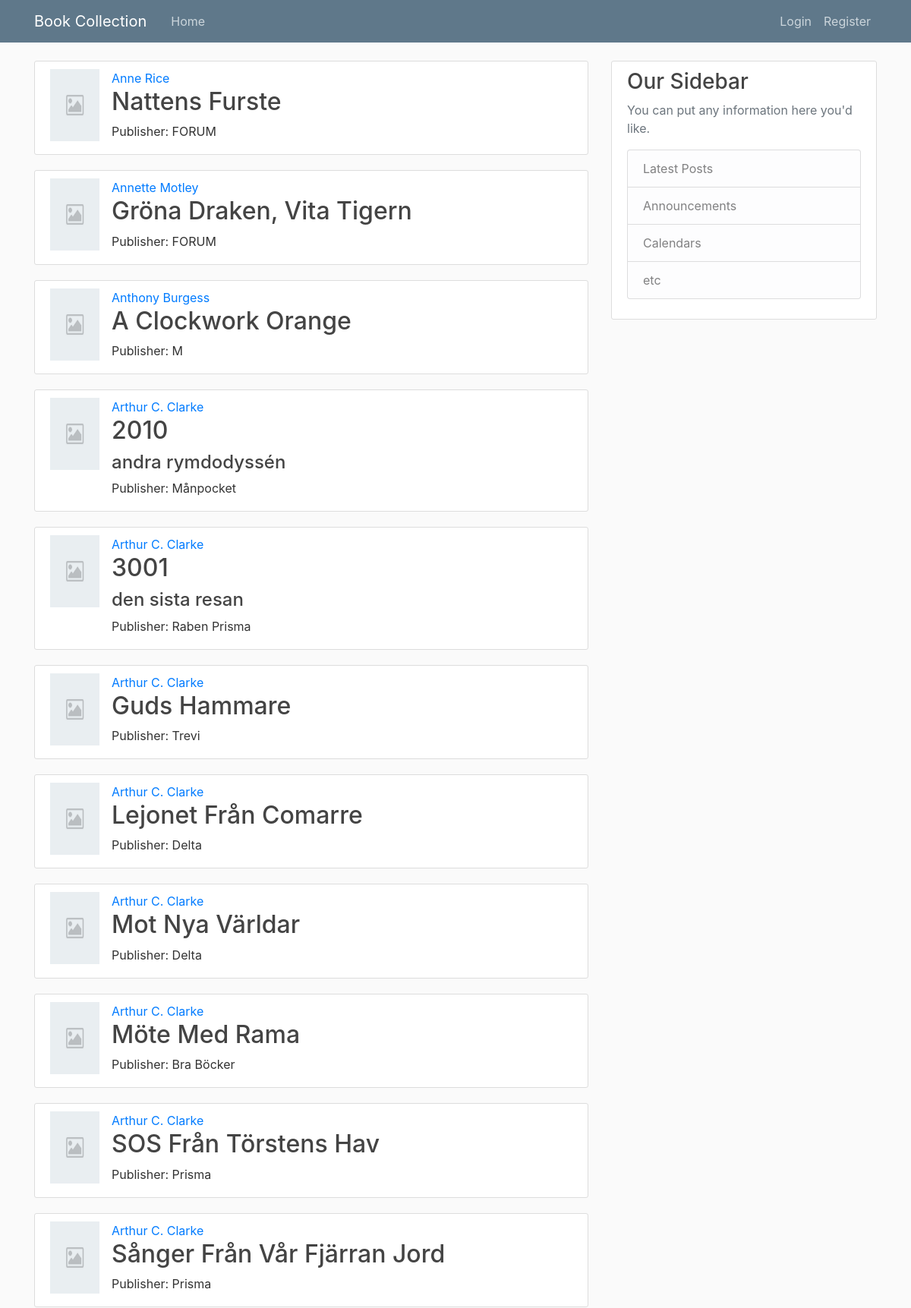
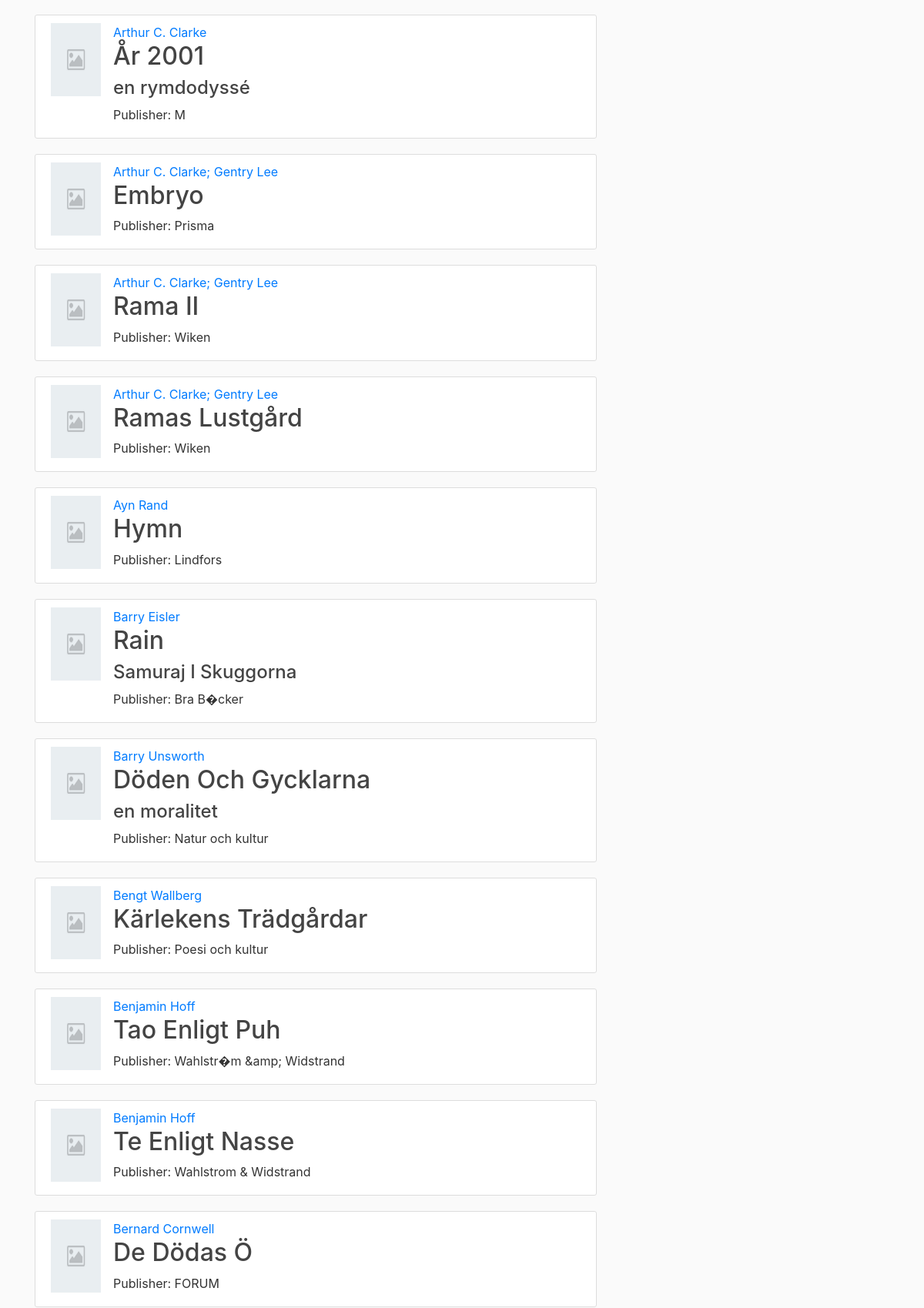
The page /home?page=2 (upper part) on the database its author committed (2 pictures, top to bottom).
### flask_collection/models.py (models this page shows, shortened)
class Book(db.Model):
    id = db.Column(db.Integer, primary_key=True)
    author = db.Column(db.String(50), nullable=False)
    title = db.Column(db.String(50), nullable=False)
    sub_title = db.Column(db.String(50))
    org_title = db.Column(db.String(50))
    org_sub_title = db.Column(db.String(50))
    volume = db.Column(db.Integer)
    publication_date = db.Column(db.DateTime)
    org_publication_year = db.Column(db.String(4))
    print_format = db.Column(db.String(20))
    pages = db.Column(db.Integer)
    publisher = db.Column(db.String(20))
    cover = db.Column(db.String(20), default='placeholder.png')
    language = db.Column(db.String(20))
    language_iso = db.Column(db.String(2))
    isbn_13 = db.Column(db.String(13))
    isbn_10 = db.Column(db.String(10))
    description = db.Column(db.Text)

### flask_collection/main/routes.py (the view)
@main.route('/')
@main.route('/home')
def home():
    page = request.args.get('page', 1, type=int)
    books = Book.query.order_by(Book.author.asc(), Book.title.asc())\
        .paginate(page=page, per_page=25)
    return render_template('home.html', books=books)

### flask_collection/templates/home.html (shortened to what this page needs)
{% extends "layout.html" %}
{% block content %}
    {% for book in books.items %}
        <article class="media content-section">
          <img class="article-img" src="{{ url_for('static', filename='cover_images/' + book.cover) }}" alt="{{ book.cover }}">
          <div class="media-body">
            <a class="mr-2" href="{{ url_for('books.books_by_author', author=book.author) }}">{{ book.author }}</a>
            <h2><a class="article-title" href="{{ url_for('books.view_book', book_id=book.id) }}">{{ book.title }}</a></h2>
            {% if book.sub_title %}
                <h4 class="article-subtitle">{{ book.sub_title }}</h4>
            {% endif %}
            <p class="article-publisher">Publisher: {{ book.publisher }}
            </p>
          </div>
        </article>
    {% endfor %}
{% endblock content %}

### flask_collection/static/main.css (style rules this page uses)
body { background: #fafafa; color: #333333; margin-top: 5rem; }
h1, h2, h3, h4, h5, h6 { color: #444444; }
.content-section { background: #ffffff; padding: 10px 20px; border: 1px solid #dddddd; border-radius: 3px; margin-bottom: 20px; }
.article-title { color: #444444; }
.article-img { height: 95px; width: 65px; margin-right: 16px; }
.article-publisher { margin-bottom: 4px; padding-bottom: 4px; }

### rows shown on the page
Book: cover (placeholder picture), author "Anne Rice", title "Nattens Furste", publisher "FORUM"
Book: cover (placeholder picture), author "Annette Motley", title "Gröna Draken, Vita Tigern", publisher "FORUM"
Book: cover (placeholder picture), author "Anthony Burgess", title "A Clockwork Orange", publisher "M"
Book: cover (placeholder picture), author "Arthur C. Clarke", title "2010", sub_title "andra rymdodyssén", publisher "Månpocket"
Book: cover (placeholder picture), author "Arthur C. Clarke", title "3001", sub_title "den sista resan", publisher "Raben Prisma"
Book: cover (placeholder picture), author "Arthur C. Clarke", title "Guds Hammare", publisher "Trevi"
Book: cover (placeholder picture), author "Arthur C. Clarke", title "Lejonet Från Comarre", publisher "Delta"
Book: cover (placeholder picture), author "Arthur C. Clarke", title "Mot Nya Världar", publisher "Delta"
Book: cover (placeholder picture), author "Arthur C. Clarke", title "Möte Med Rama", publisher "Bra Böcker"
Book: cover (placeholder picture), author "Arthur C. Clarke", title "SOS Från Törstens Hav", publisher "Prisma"
Book: cover (placeholder picture), author "Arthur C. Clarke", title "Sånger Från Vår Fjärran Jord", publisher "Prisma"
Book: cover (placeholder picture), author "Arthur C. Clarke", title "År 2001", sub_title "en rymdodyssé", publisher "M"
Book: cover (placeholder picture), author "Arthur C. Clarke; Gentry Lee", title "Embryo", publisher "Prisma"
Book: cover (placeholder picture), author "Arthur C. Clarke; Gentry Lee", title "Rama II", publisher "Wiken"
Book: cover (placeholder picture), author "Arthur C. Clarke; Gentry Lee", title "Ramas Lustgård", publisher "Wiken"
Book: cover (placeholder picture), author "Ayn Rand", title "Hymn", publisher "Lindfors"
Book: cover (placeholder picture), author "Barry Eisler", title "Rain", sub_title "Samuraj I Skuggorna", publisher "Bra B�cker"
Book: cover (placeholder picture), author "Barry Unsworth", title "Döden Och Gycklarna", sub_title "en moralitet", publisher "Natur och kultur"
Book: cover (placeholder picture), author "Bengt Wallberg", title "Kärlekens Trädgårdar", publisher "Poesi och kultur"
Book: cover (placeholder picture), author "Benjamin Hoff", title "Tao Enligt Puh", publisher "Wahlstr�m &amp; Widstrand"
Book: cover (placeholder picture), author "Benjamin Hoff", title "Te Enligt Nasse", publisher "Wahlstrom & Widstrand"
Book: cover (placeholder picture), author "Bernard Cornwell", title "De Dödas Ö", publisher "FORUM"
